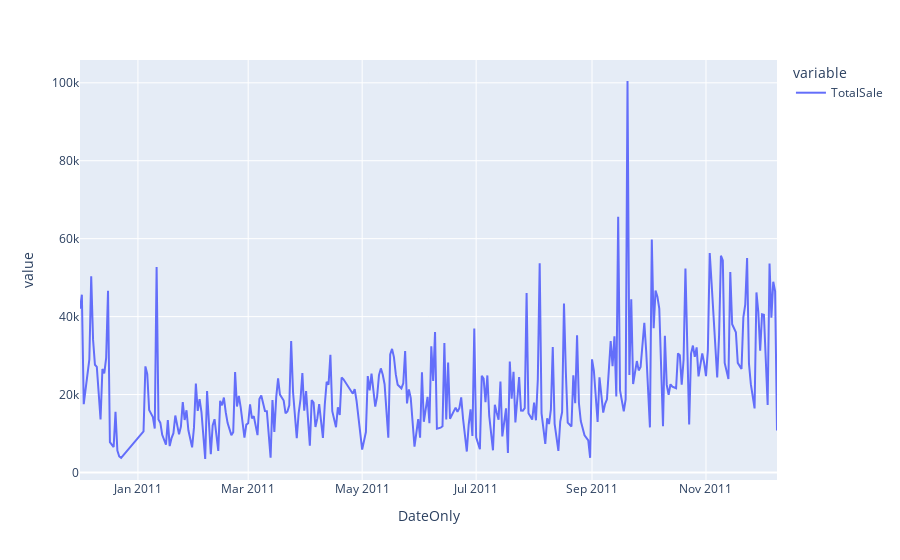

Notebook code cell kept with this figure:
### Code cell
px.line(daily_total_sale) #If I change the feature from InvoiceDate to DateOnly, then it looks better.

### Figure 1 — Plotly figure (JSON) as saved in the notebook; plotly's stock layout.template omitted (floating-point values rounded to 4 significant figures; data arrays with more than 128 entries replaced by an {"elided": "..."} marker saying what was removed)
{"data": [{"hovertemplate": "variable=TotalSale<br>DateOnly=%{x}<br>value=%{y}<extra></extra>", "legendgroup": "TotalSale", "line": {"color": "#636efa", "dash": "solid"}, "marker": {"symbol": "circle"}, "mode": "lines", "name": "TotalSale", "orientation": "v", "showlegend": true, "type": "scatter", "x": {"elided": "305 str values"}, "xaxis": "x", "y": {"elided": "305 float values"}, "yaxis": "y"}], "layout": {"legend": {"title": {"text": "variable"}, "tracegroupgap": 0}, "margin": {"t": 60}, "xaxis": {"anchor": "y", "domain": [0, 1], "title": {"text": "DateOnly"}}, "yaxis": {"anchor": "x", "domain": [0, 1], "title": {"text": "value"}}}}
